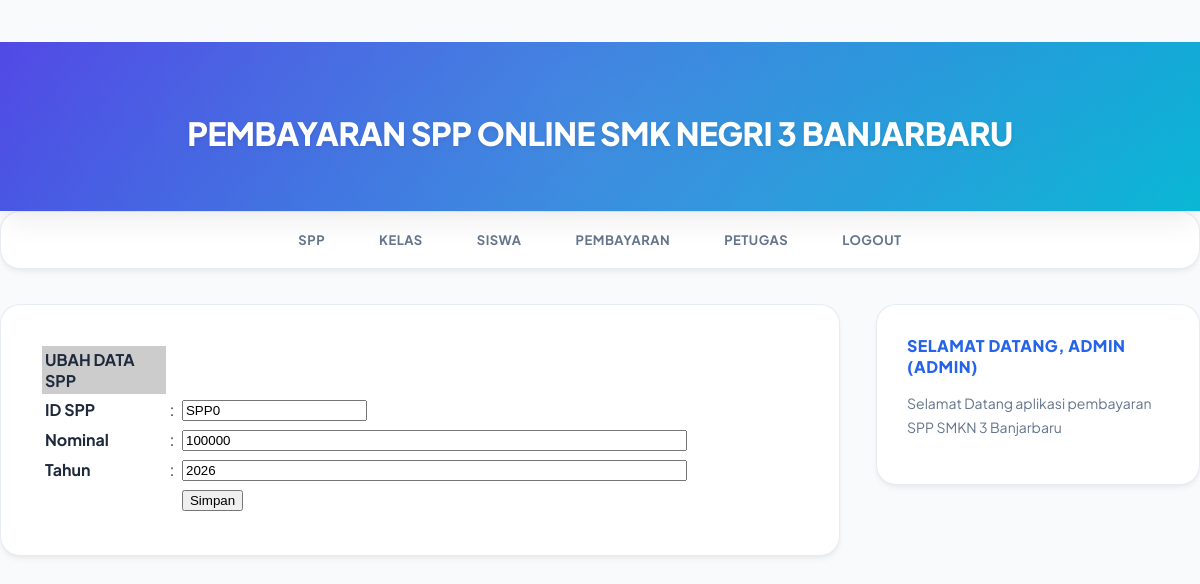
/admin/halaman_admin.php?open=edit_spp&id_spp=SPP0 (signed in), run on the app's committed database.
### tables this page shows
CREATE TABLE `spp` (
  `id_spp` varchar(5) NOT NULL,
  `tahun` int NOT NULL,
  `nominal` int NOT NULL
);

### admin/edit_spp.php (the view, shortened to what this page needs)
<?php
include_once "../src/koneksi.php";
$id_spp = $_GET['id_spp'];
$sql  = mysqli_query($koneksi, "SELECT * FROM spp WHERE id_spp = '$id_spp'");
$data = mysqli_fetch_array($sql);
?>
<form action="?open=edit_spp&id_spp=<?php echo $id_spp; ?>" method="post" name="form1" target="_self">
<table class="table-list" width="650" border="0" cellspacing="1" cellpadding="3">
    <tr>
        <td bgcolor="#CCCCCC"><strong>UBAH DATA SPP</strong></td>
        <td>&nbsp;</td>
        <td>&nbsp;</td>
    </tr>
    <tr>
        <td width="182"><strong>ID SPP</strong></td>
        <td width="6">:</td>
        <td width="440"><input name="id_spp" type="text" value="<?php echo $data['id_spp']; ?>"
            readonly="true" /></td>
    </tr>
    <tr>
        <td><strong>Nominal</strong></td>
        <td>:</td>
        <td><input name="nominal" type="text" value="<?php echo $data['nominal']; ?>"
            size="60" maxlength="100" /></td>
    </tr>
    <tr>
        <td><strong>Tahun</strong></td>
        <td>:</td>
        <td><input name="tahun" type="text" value="<?php echo $data['tahun']; ?>"
            size="60" maxlength="100" /></td>
    </tr>
    <tr>
        <td>&nbsp;</td>
        <td>&nbsp;</td>
        <td><input name="btnSimpan" type="submit" id="btnSimpan" value="Simpan" /></td>
    </tr>
</table>
</form>

### src/style.css (style rules this page uses)
body { background: #f8fafc; margin: 0; font-family: 'Plus Jakarta Sans', sans-serif; color: #1e293b; min-height: 100vh; display: flex; flex-direction: column; }

### data on the page
spp: id_spp "SPP0", nominal "100000", tahun "2026"

### other printed values
$_SESSION['level'] "ADMIN"
$_SESSION['username'] "ADMIN"
